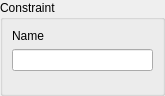
<?xml version="1.0" encoding="UTF-8"?>
<ui version="4.0">
 <class>ConstraintWidgetForm</class>
 <widget class="QWidget" name="ConstraintWidgetForm">
  <property name="geometry">
   <rect>
    <x>0</x>
    <y>0</y>
    <width>165</width>
    <height>96</height>
   </rect>
  </property>
  <property name="windowTitle">
   <string>Constraint</string>
  </property>
  <layout class="QGridLayout" name="gridLayout">
   <property name="margin">
    <number>0</number>
   </property>
   <item row="0" column="0">
    <widget class="QGroupBox" name="m_groupBox">
     <property name="title">
      <string>Constraint</string>
     </property>
     <property name="flat">
      <bool>false</bool>
     </property>
     <layout class="QGridLayout" name="gridLayout_4">
      <item row="0" column="0">
       <layout class="QGridLayout" name="gridLayout_3">
        <item row="0" column="0">
         <layout class="QGridLayout" name="gridLayout_2">
          <item row="0" column="0">
           <widget class="QLabel" name="label">
            <property name="text">
             <string>Name</string>
            </property>
           </widget>
          </item>
          <item row="1" column="0">
           <widget class="QLineEdit" name="m_nameLineEdit"/>
          </item>
         </layout>
        </item>
        <item row="1" column="0">
         <widget class="QWidget" name="m_widget" native="true">
          <property name="sizePolicy">
           <sizepolicy hsizetype="MinimumExpanding" vsizetype="MinimumExpanding">
            <horstretch>0</horstretch>
            <verstretch>0</verstretch>
           </sizepolicy>
          </property>
         </widget>
        </item>
       </layout>
      </item>
     </layout>
    </widget>
   </item>
  </layout>
 </widget>
 <resources/>
 <connections/>
</ui>
